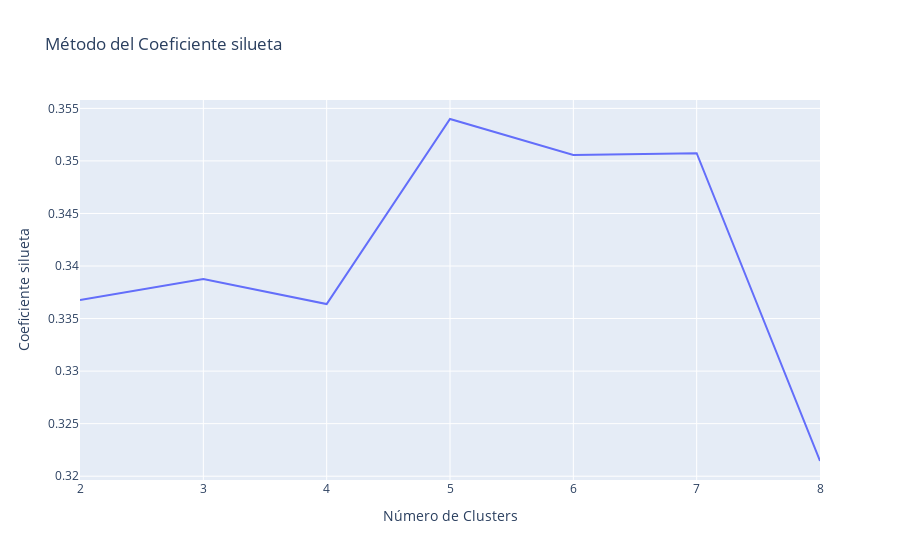

The cell this chart's notebook holds for it:
### Markdown cell above
### Coeficiente silueta

### Code cell
sc = {"Número de Clusters":[],
      "Coeficiente silueta":[]}

for k in range(2,9):# Maximum range should be 6, as it contains only 6 data points
      kmeans = KMeans(n_clusters=k, random_state=42).fit(data)
      label = kmeans.labels_
      sil_coeff = silhouette_score(data,label,metric = 'euclidean')
      sc["Número de Clusters"].append(k)
      sc["Coeficiente silueta"].append(sil_coeff)

fig = px.line(sc, x="Número de Clusters", y="Coeficiente silueta",
             title="Método del Coeficiente silueta")

fig.show()

### Figure 1 — Plotly figure (JSON) as saved in the notebook; plotly's stock layout.template omitted (floating-point values rounded to 4 significant figures)
{"data": [{"hovertemplate": "Número de Clusters=%{x}<br>Coeficiente silueta=%{y}<extra></extra>", "legendgroup": "", "line": {"color": "#636efa", "dash": "solid"}, "marker": {"symbol": "circle"}, "mode": "lines", "name": "", "orientation": "v", "showlegend": false, "type": "scatter", "x": [2, 3, 4, 5, 6, 7, 8], "xaxis": "x", "y": [0.3368, 0.3388, 0.3364, 0.354, 0.3506, 0.3507, 0.3214], "yaxis": "y"}], "layout": {"legend": {"tracegroupgap": 0}, "title": {"text": "Método del Coeficiente silueta"}, "xaxis": {"anchor": "y", "domain": [0, 1], "title": {"text": "Número de Clusters"}}, "yaxis": {"anchor": "x", "domain": [0, 1], "title": {"text": "Coeficiente silueta"}}}}
